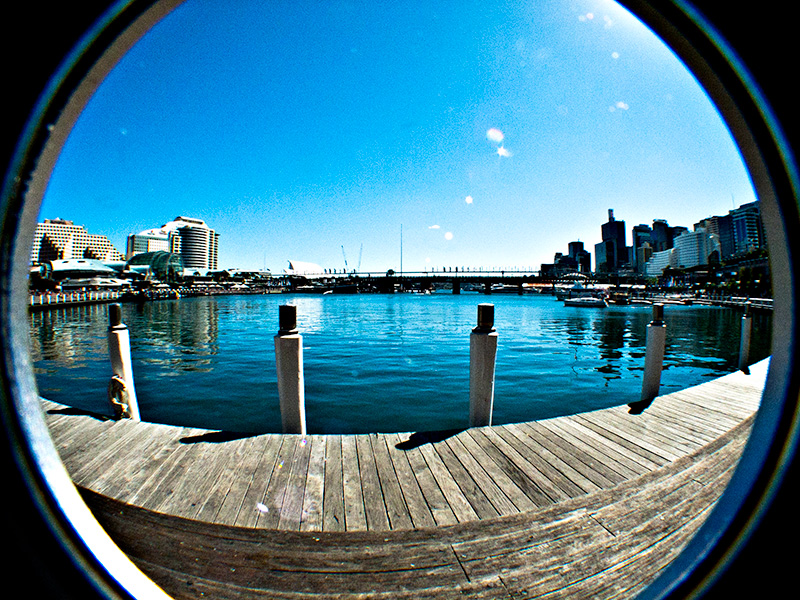
#> input picture test_imgs/undist_test2.jpg, 800 x 600 px
$ python alt_undistortion.py
#> lines starting #> are read from the running program, lines starting #| are printed output that depends on the picture
import cv2
import numpy as np
from math import atan
import time
def undistortion_proc(img, refPt, strength=0.1, zoom=1.0):
    dest_img = np.zeros(img.shape, dtype=np.uint8)

    imageHeight, imageWidth = img.shape

    halfWidth = imageWidth / 2
    halfHeight = imageHeight / 2

    correctionRadius = (imageWidth**2 + imageHeight**2)**0.5 / strength

    res_refPt = np.zeros(refPt.shape)

    for y in range(imageHeight):
        for x in range(imageWidth):
            newX = x - halfWidth
            newY = y - halfHeight

            distance = (newX**2 + newY**2)**0.5
            r = distance / correctionRadius

            theta = 0.0
            if r == 0:
                theta = 1
            else:
                theta = atan(r) / r

            sourceX = int(halfWidth + theta * newX * zoom)
            sourceY = int(halfHeight + theta * newY * zoom)

            dest_img[y, x] = img[sourceY, sourceX]
            #print("x, y: %d, %d\nsourceX, sourceY: %d, %d" % (x, y, sourceX, sourceY))
            # TODO optimize
            for i in range(len(refPt)):
                if (refPt[i] == [sourceX, sourceY]).all():
                    res_refPt[i] = [y, x]

    return dest_img, res_refPt

def undistortion_withoutpoints(img, strength=1.1, zoom=1.0):
    dest_img = np.zeros(img.shape, dtype=np.uint8)

    imageHeight, imageWidth = img.shape

    halfWidth = imageWidth / 2
    halfHeight = imageHeight / 2

    correctionRadius = (imageWidth**2 + imageHeight**2)**0.5 / strength

    for y in range(imageHeight):
        for x in range(imageWidth):
            newX = x - halfWidth
            newY = y - halfHeight

            distance = (newX**2 + newY**2)**0.5
            r = distance / correctionRadius

            theta = 0.0
            if r == 0:
                theta = 1
            else:
                theta = atan(r) / r

            sourceX = int(halfWidth + theta * newX * zoom)
            sourceY = int(halfHeight + theta * newY * zoom)

            dest_img[y, x] = img[sourceY, sourceX]

    return dest_img

if __name__ == "__main__":
    img = cv2.imread("test_imgs/undist_test2.jpg")
#> img is the input picture: shape (600, 800, 3); mean B, G, R 143.9, 125.2, 73.6
    img = cv2.cvtColor(img, cv2.COLOR_BGR2GRAY)
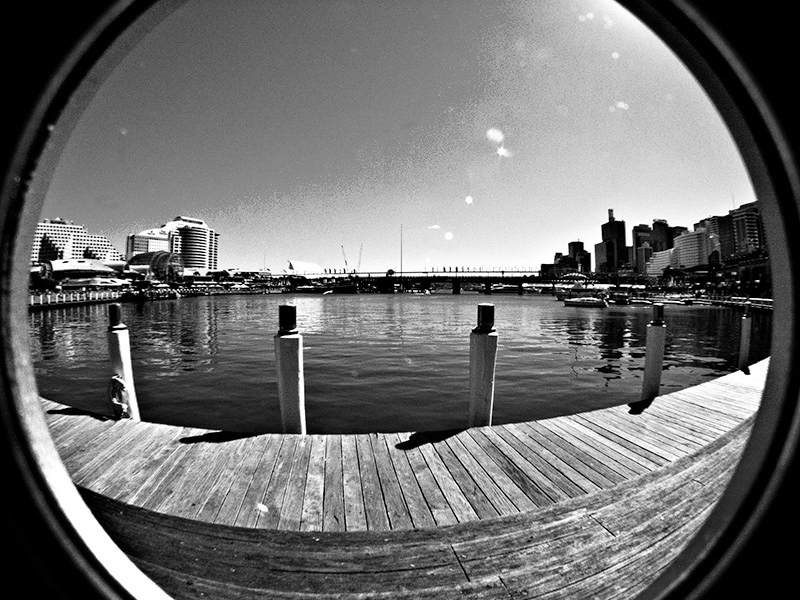
#> img: shape (600, 800); min 0, max 255, mean 111.9
    start = time.time()
    undist = undistortion_withoutpoints(img)
#> after the loop in undistortion_withoutpoints, `for y in range(imageHeight):`:
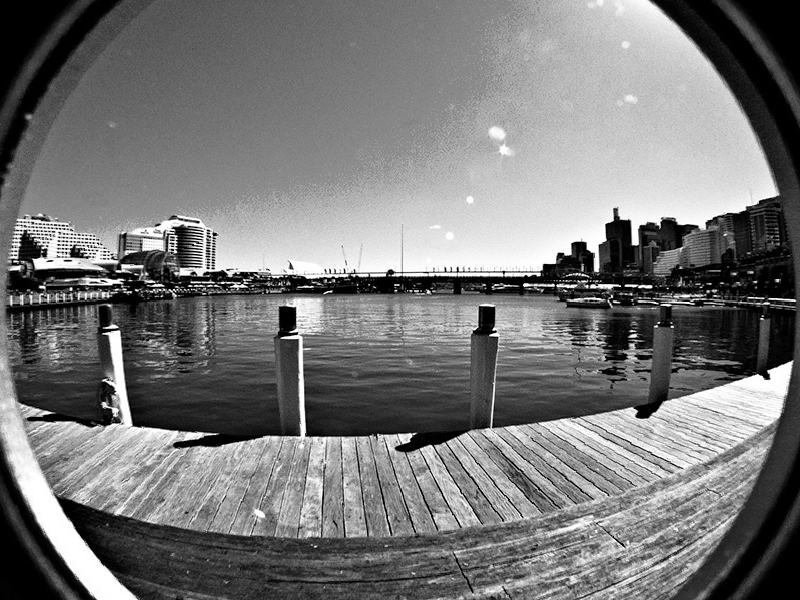
#> dest_img: shape (600, 800); min 0, max 255, mean 119.6
    print(time.time() - start)
    cv2.imshow("undistortioned", undist)

    key = False
    while not key:
        key = cv2.waitKey(1) & 0xFF == ord('q')
#> (key q is pressed here)
    cv2.destroyAllWindows()

$ run again, with test_imgs/crowd.jpg copied over test_imgs/undist_test2.jpg
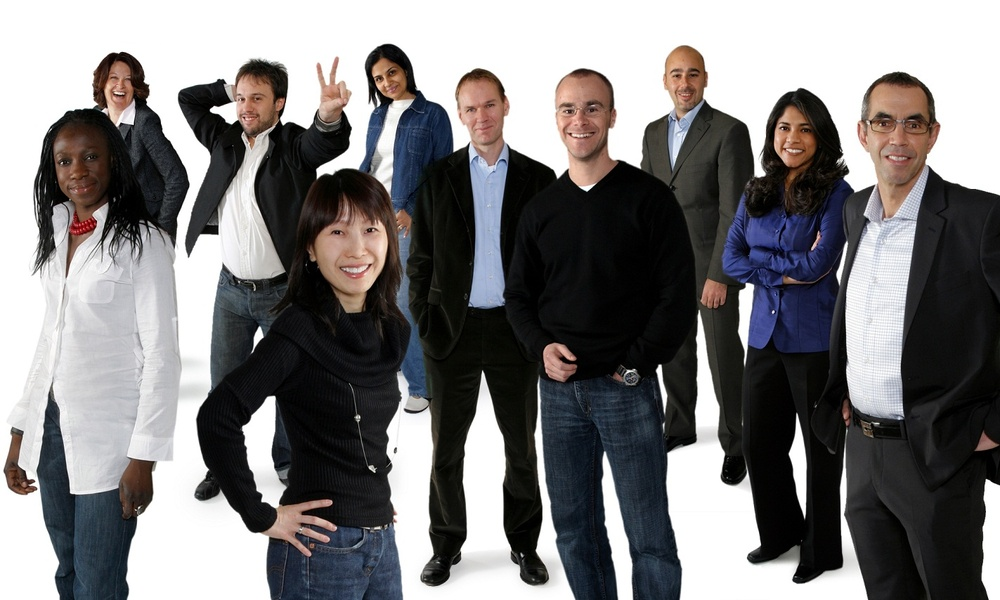
#> input picture test_imgs/crowd.jpg, 1000 x 600 px, shrunk from 1423 x 854 before the run
#> img is the input picture: shape (600, 1000, 3); mean B, G, R 124.3, 123.5, 125.2
#> `img = cv2.cvtColor(img, cv2.COLOR_BGR2GRAY)`:
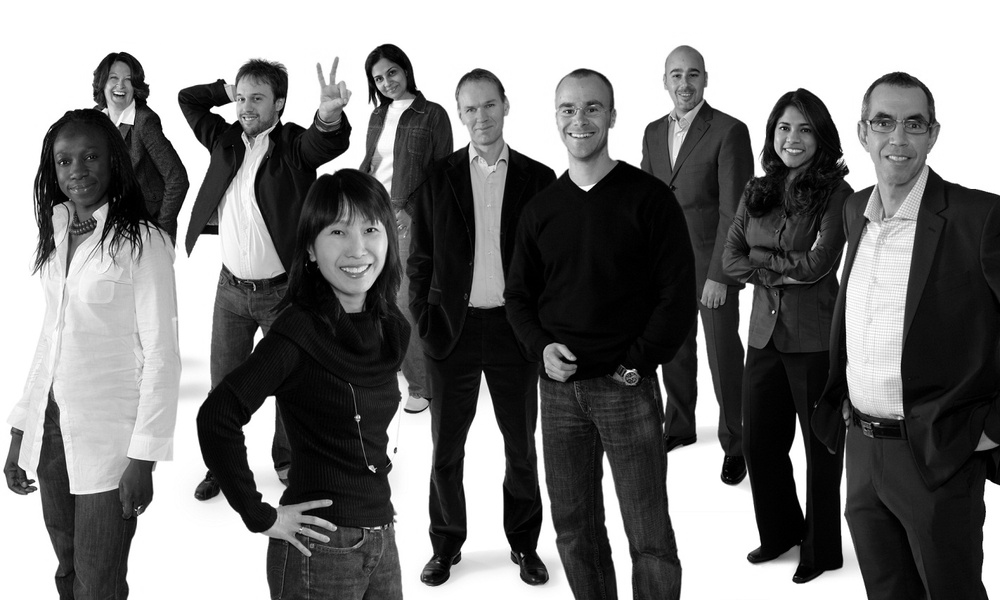
#> img: shape (600, 1000); min 0, max 255, mean 124.1
#> after the loop in undistortion_withoutpoints, `for y in range(imageHeight):`:
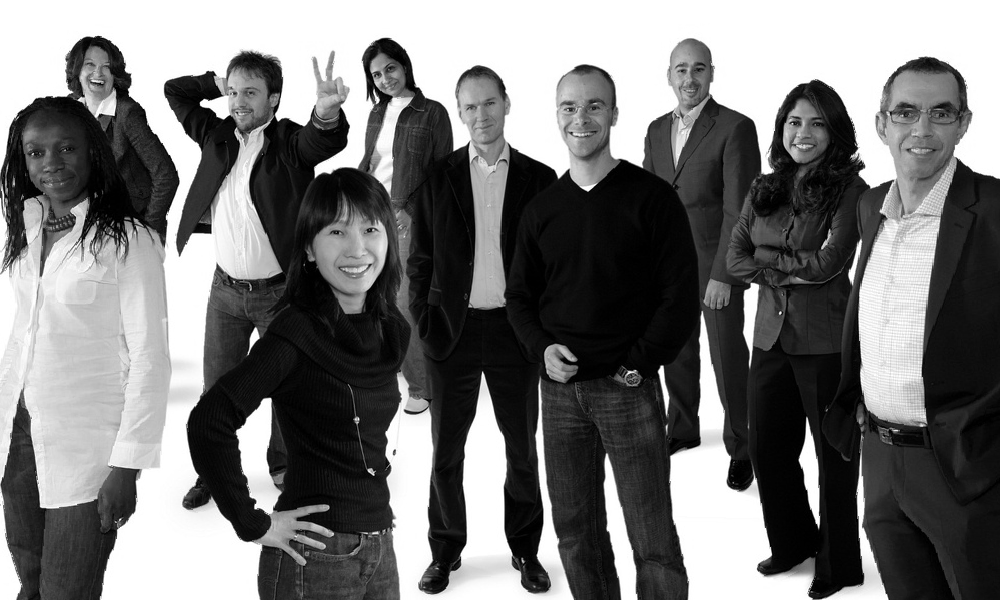
#> dest_img: shape (600, 1000); min 0, max 255, mean 117.9

$ run again, with test_imgs/frame_0214.jpg copied over test_imgs/undist_test2.jpg
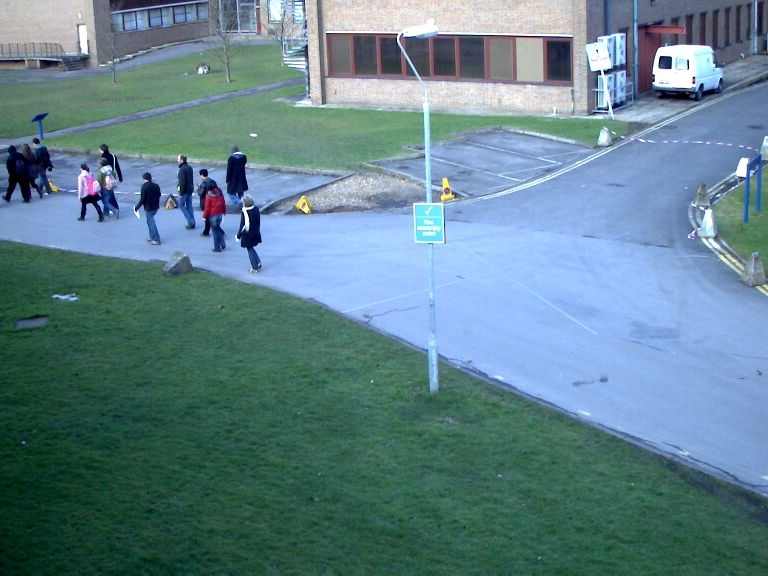
#> input picture test_imgs/frame_0214.jpg, 768 x 576 px
#> img is the input picture: shape (576, 768, 3); mean B, G, R 140.1, 130, 97.3
#> `img = cv2.cvtColor(img, cv2.COLOR_BGR2GRAY)`:
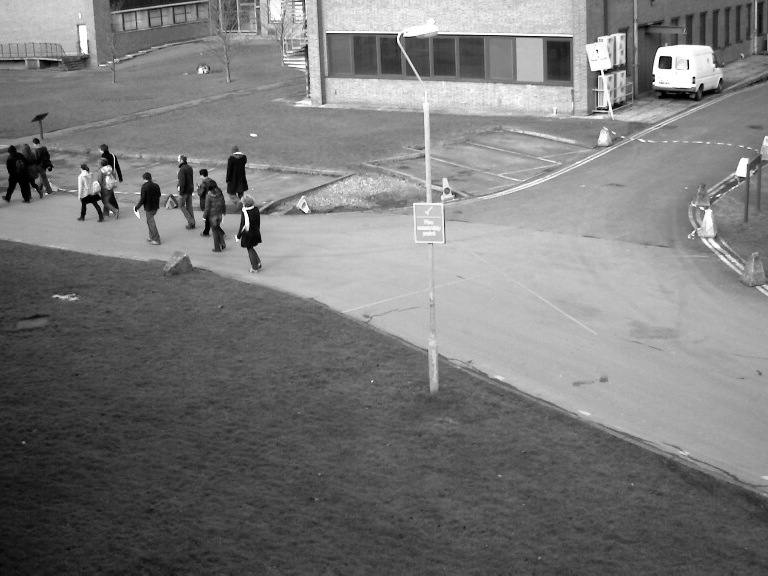
#> img: shape (576, 768); min 0, max 255, mean 121.4
#> after the loop in undistortion_withoutpoints, `for y in range(imageHeight):`:
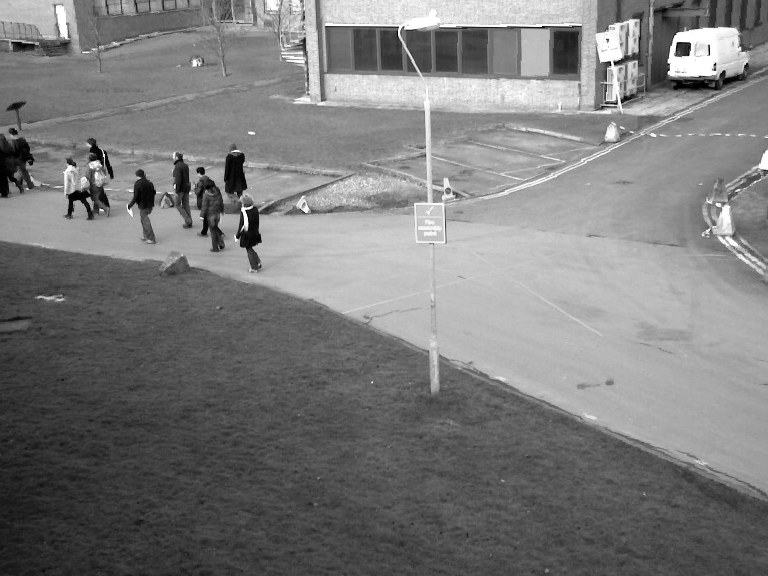
#> dest_img: shape (576, 768); min 0, max 255, mean 123.1

$ run again, with test_imgs/people.jpg copied over test_imgs/undist_test2.jpg
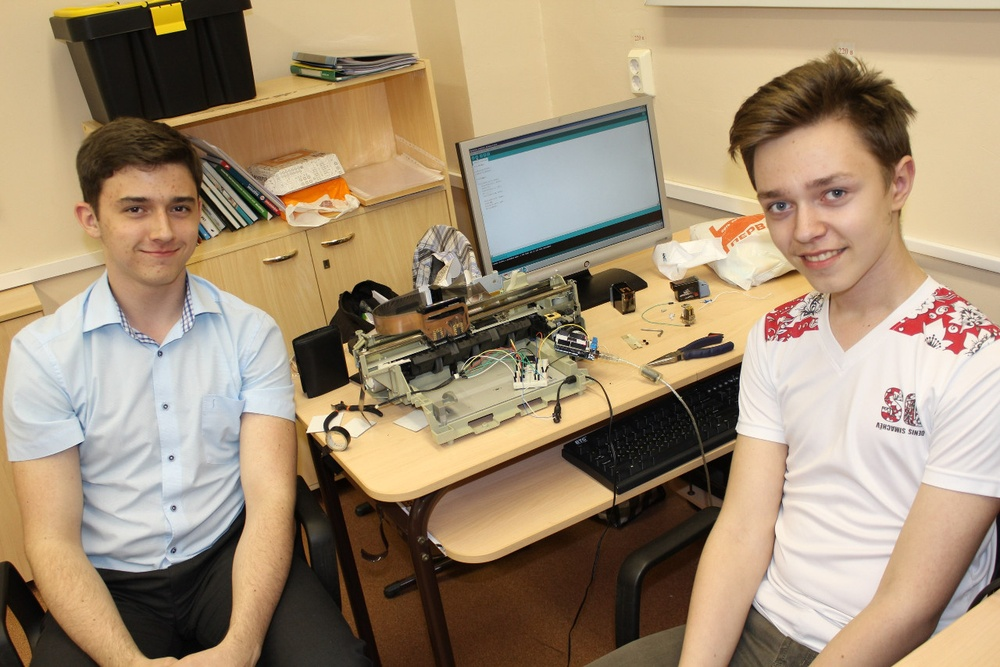
#> input picture test_imgs/people.jpg, 1000 x 667 px, shrunk from 1280 x 854 before the run
#> img is the input picture: shape (667, 1000, 3); mean B, G, R 116.4, 142.7, 163.1
#> `img = cv2.cvtColor(img, cv2.COLOR_BGR2GRAY)`:
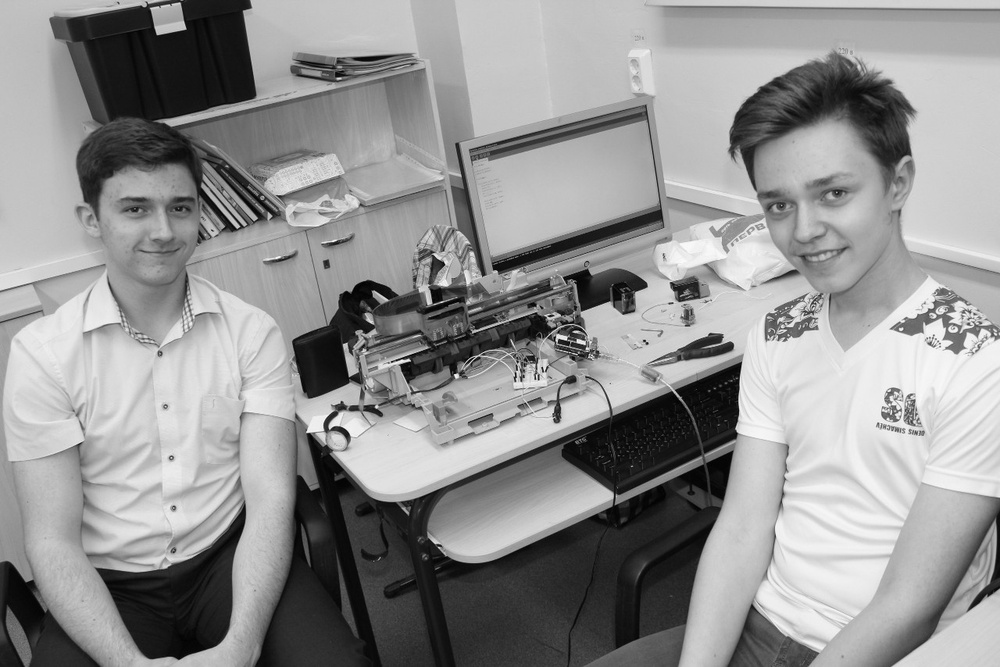
#> img: shape (667, 1000); min 0, max 252, mean 145.8
#> after the loop in undistortion_withoutpoints, `for y in range(imageHeight):`:
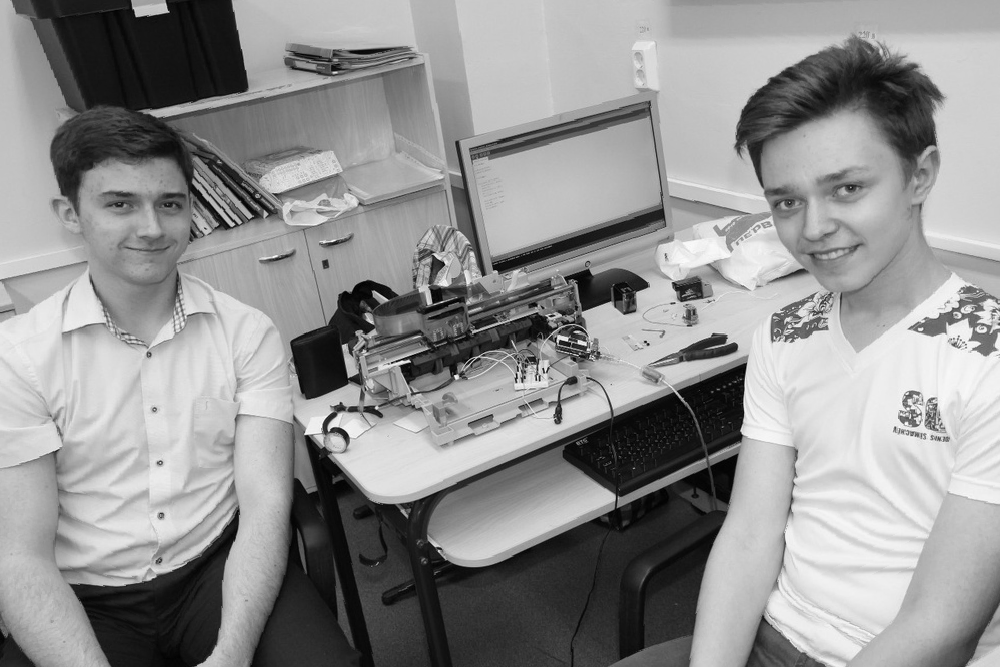
#> dest_img: shape (667, 1000); min 0, max 252, mean 145
